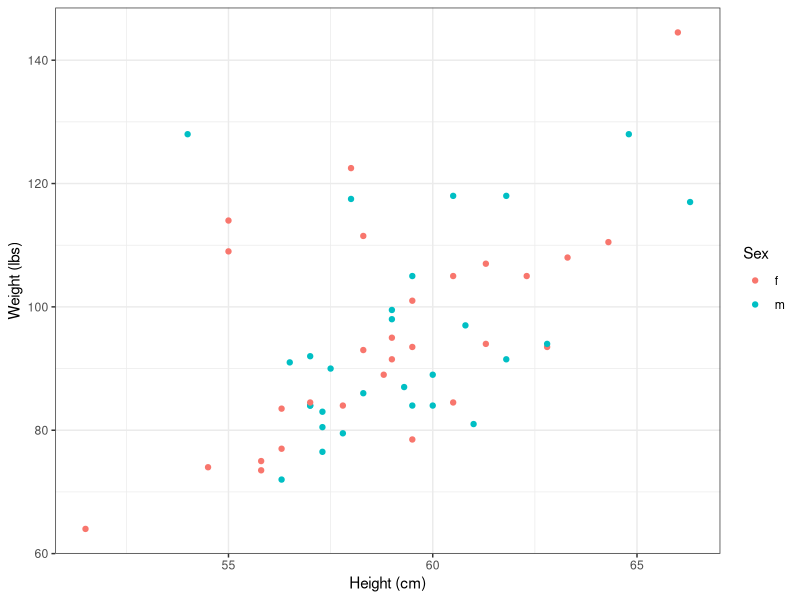
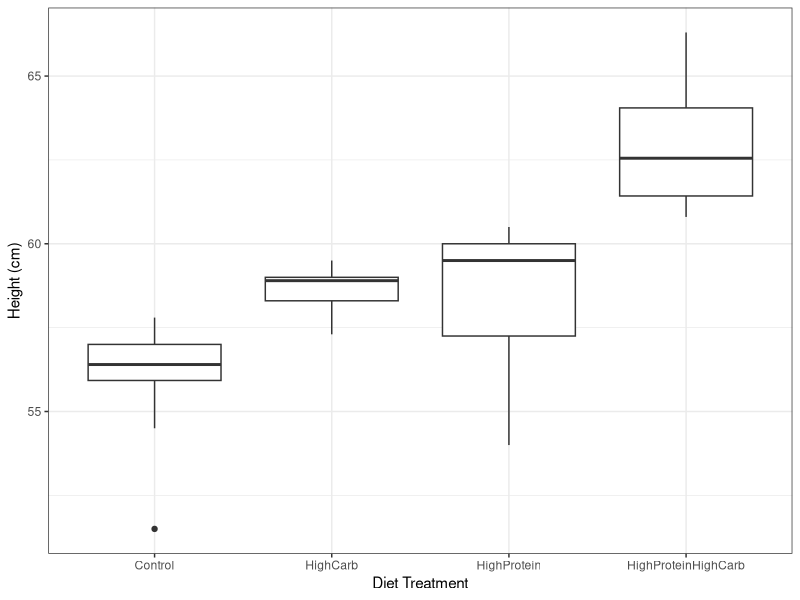
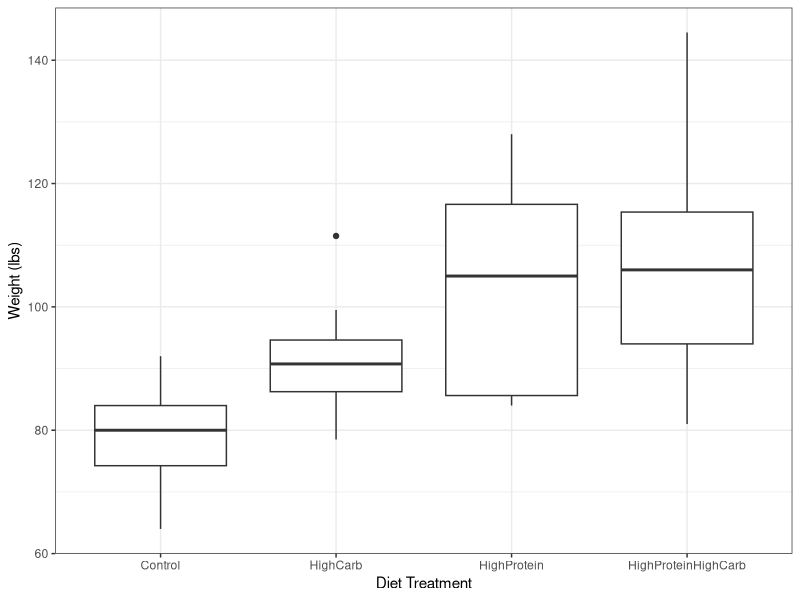
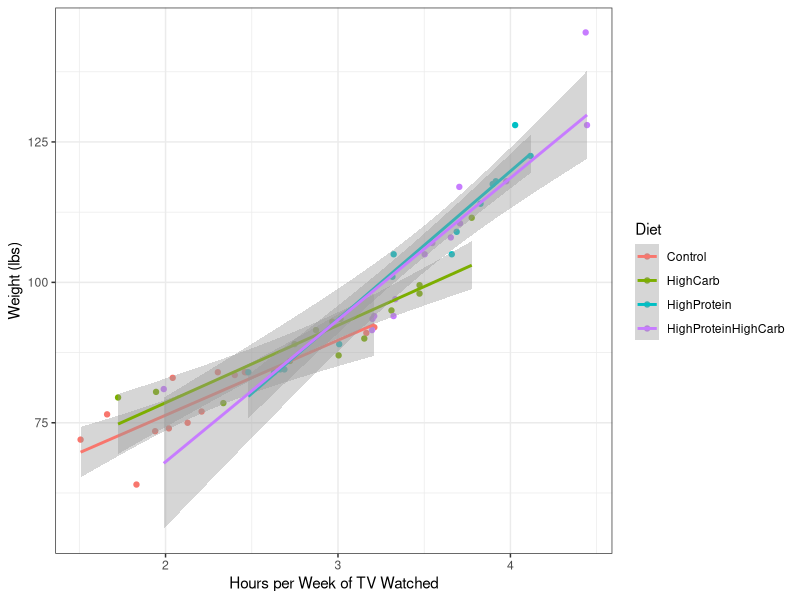
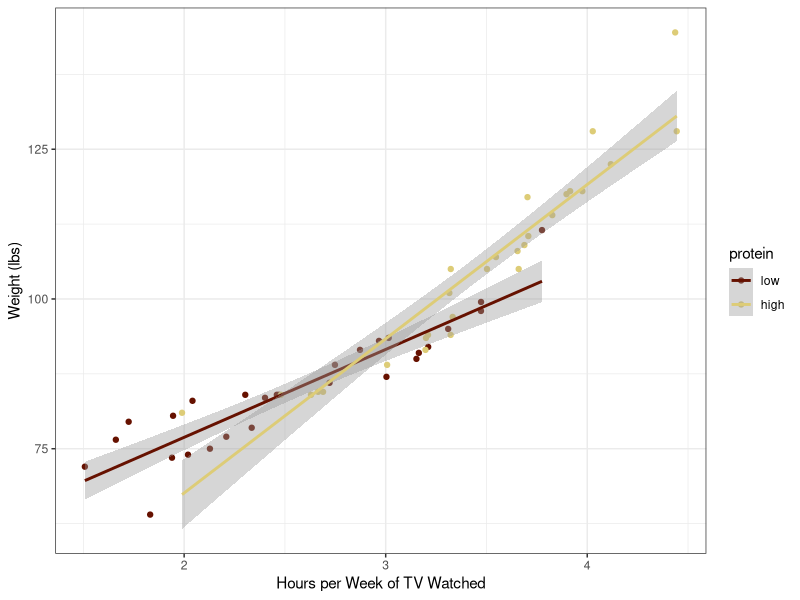

These charts were generated, in order, by the following R code:
## ---- chunk 1

###############
#
# 04 PROBLEM SET
# 
# DUE:        March 4, 2022
# 
# CREATED BY: Lauren Sullivan
# FILES:      "height_weight.csv"
#            
#
###############


########### setup
rm(list=ls())

library(tidyverse)

########### data
kid_dat <- read_csv("../data/height_weight.csv")

## ---- chunk 2

# 1) The relationship between a child's height and weight and taking 
#       sex into account

ggplot(kid_dat, aes(x = Height, y = Weight, color = Sex))+
  geom_point()+
  theme_bw()+
  labs(x = "Height (cm)", y = "Weight (lbs)")


## ---- chunk 3

test_2 <- lm(Height ~ Weight + Sex, data = kid_dat)
summary(test_2)

# There is a strong relationship between a child's height and weight,
#     but this is not dependent on the child's Sex.

# If you decide to have Weight be the dependent variable, you get
#   a similar result.


# Here, you could decide if you wanted to re-plot the data without
#   Showing the difference between males and females. It depends on your
#   audience.


## ---- chunk 4
library(car)

Anova(test_2, test.statistic = "F", type = "III")


# Here there are no differences.
#

#However, when you use Anova() when you have an X variable with more than 2 levels
#    you will see that it's much easier to use this function to report a general result
#    of the effect of that variable, and then you can follow up with post-hoc tests if desired.

## ---- chunk 5

#  How the diet treatment affects children's height and weight
#       regardless of sex

# Height
ggplot(kid_dat, aes(x = Diet, y = Height))+
  geom_boxplot()+
  theme_bw()+
  labs(x = "Diet Treatment", y = "Height (cm)")

# Weight
ggplot(kid_dat, aes(x = Diet, y = Weight))+
  geom_boxplot()+
  theme_bw()+
  labs(x = "Diet Treatment", y = "Weight (lbs)")

## ---- chunk 6

# Since this is a factorial experiment, you first need to create
#   indicator variables for the two diet treatments.


# The first step I would use is to create two indicator columns but
#   fill them with zero values so you know if your upcoming
#   fills will work correctly (i.e. fill them all with 0's and then
#   make sure you do counts afterwards to make sure you have the
#   correct number of 1's and 0's at the end)


kid_dat_ind <- kid_dat %>%
                   add_column(., carb = 0, protein = 0)
kid_dat_ind

kid_dat_ind$Diet %>% unique

kid_dat_ind$carb[kid_dat_ind$Diet == "HighCarb" |
                   kid_dat_ind$Diet == "HighProteinHighCarb"] <- 1

kid_dat_ind$protein[kid_dat_ind$Diet == "HighProtein" |
                      kid_dat_ind$Diet == "HighProteinHighCarb"] <- 1

kid_dat_ind$protein <- as.factor(kid_dat_ind$protein)
kid_dat_ind$carb <- as.factor(kid_dat_ind$carb)

test_4_height <- lm(Height ~ carb * protein, data = kid_dat_ind)
summary(test_4_height)

# There is a significant interaction between a high carb and a high
#   protein diet. So both carbs and protein increase a child's
#   height, but when you add them both together you get taller kids
#   than when you have either of these diets alone.
#

test_4_weight <- lm(Weight ~ carb * protein, data = kid_dat_ind)
summary(test_4_weight)



# Here, you only see an additive effect of carbs and protein on a child's
#   weight. So when you have a diet high in carbs or high in protein you
#   see increased weight, but not there is no extra effect if you have both
#   together.

## ---- chunk 7

test_5_height1 <- lm(Height ~ carb * protein * Sex, data = kid_dat_ind)
Anova(test_5_height1)

test_5_height2 <- lm(Height ~ carb * protein + Sex, data = kid_dat_ind)
Anova(test_5_height2)


test_5_weight1 <- lm(Weight ~ carb * protein * Sex, data = kid_dat_ind)
Anova(test_5_weight1)

test_5_weight2 <- lm(Weight ~ carb * protein + Sex, data = kid_dat_ind)
Anova(test_5_weight2)


# There is no effect of sex on any of these models, so male and
#   female children respond the same to these diet treatments
#   and there is no difference between them.

# There seems to be an interactive effect of carbs and protein on height
#   but just an additive effect of carbs and protein on weight.



## ---- chunk 8

ggplot(kid_dat_ind, aes(x = HoursTV, y = Weight, color = Diet))+
  geom_point()+
  geom_smooth(method = "lm", se = TRUE)+
  theme_bw()+
  labs(x = "Hours per Week of TV Watched", y = "Weight (lbs)")

## ---- chunk 9

test_7 <- lm(Weight ~ HoursTV * carb * protein - HoursTV:carb:protein, data = kid_dat_ind)
Anova(test_7)

test_8 <- lm(Weight ~ HoursTV + carb + HoursTV:protein, data = kid_dat_ind)
summary(test_8)

## These models show similar things, just showing the different formulations.

color_cb <- c("#661100", "#DDCC77")

ggplot(kid_dat_ind, aes(x = HoursTV, y = Weight, color = protein))+
  geom_point()+
  scale_color_manual(values = color_cb, labels = c("low","high"))+
  geom_smooth(method = "lm", se = TRUE)+
  theme_bw()+
  labs(x = "Hours per Week of TV Watched", y = "Weight (lbs)")



